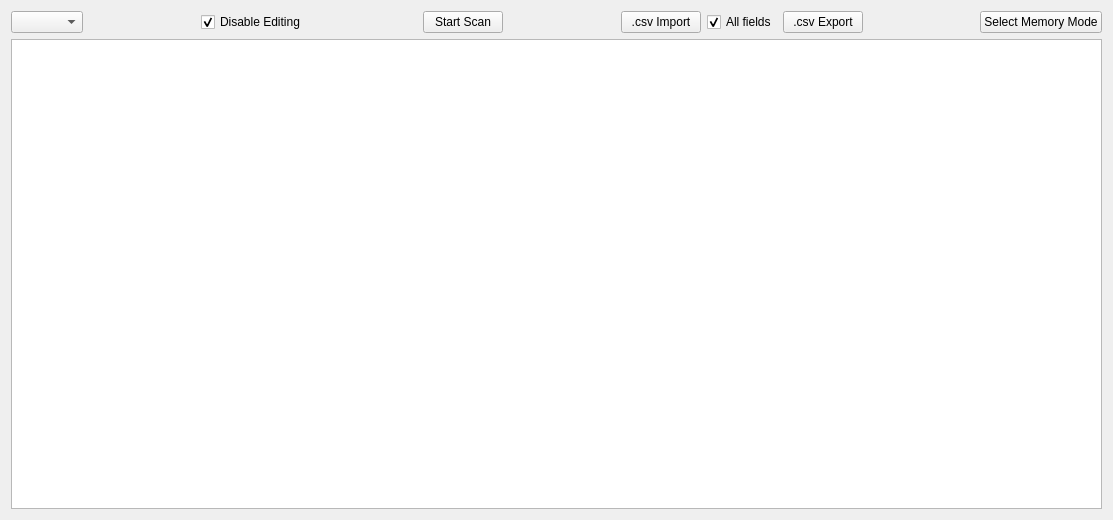
<?xml version="1.0" encoding="UTF-8"?>
<ui version="4.0">
 <class>memories</class>
 <widget class="QWidget" name="memories">
  <property name="geometry">
   <rect>
    <x>0</x>
    <y>0</y>
    <width>1113</width>
    <height>520</height>
   </rect>
  </property>
  <property name="windowTitle">
   <string>Memory Management</string>
  </property>
  <layout class="QGridLayout" name="gridLayout">
   <item row="0" column="0">
    <layout class="QVBoxLayout" name="verticalLayout">
     <property name="sizeConstraint">
      <enum>QLayout::SizeConstraint::SetMaximumSize</enum>
     </property>
     <item>
      <layout class="QHBoxLayout" name="horizontalLayout">
       <item>
        <widget class="QComboBox" name="group">
         <property name="accessibleName">
          <string>Memory Group</string>
         </property>
        </widget>
       </item>
       <item>
        <spacer name="horizontalSpacer_4">
         <property name="orientation">
          <enum>Qt::Orientation::Horizontal</enum>
         </property>
         <property name="sizeHint" stdset="0">
          <size>
           <width>40</width>
           <height>20</height>
          </size>
         </property>
        </spacer>
       </item>
       <item>
        <widget class="QCheckBox" name="disableEditing">
         <property name="text">
          <string>Disable Editing</string>
         </property>
         <property name="checked">
          <bool>true</bool>
         </property>
        </widget>
       </item>
       <item>
        <spacer name="horizontalSpacer_3">
         <property name="orientation">
          <enum>Qt::Orientation::Horizontal</enum>
         </property>
         <property name="sizeHint" stdset="0">
          <size>
           <width>40</width>
           <height>20</height>
          </size>
         </property>
        </spacer>
       </item>
       <item>
        <widget class="QPushButton" name="scanButton">
         <property name="text">
          <string>Start Scan</string>
         </property>
        </widget>
       </item>
       <item>
        <spacer name="horizontalSpacer">
         <property name="orientation">
          <enum>Qt::Orientation::Horizontal</enum>
         </property>
         <property name="sizeHint" stdset="0">
          <size>
           <width>40</width>
           <height>20</height>
          </size>
         </property>
        </spacer>
       </item>
       <item>
        <widget class="QPushButton" name="csvImport">
         <property name="text">
          <string>.csv Import</string>
         </property>
        </widget>
       </item>
       <item>
        <widget class="QCheckBox" name="checkAllFields">
         <property name="text">
          <string>All fields</string>
         </property>
         <property name="checked">
          <bool>true</bool>
         </property>
        </widget>
       </item>
       <item>
        <widget class="QPushButton" name="csvExport">
         <property name="text">
          <string>.csv Export</string>
         </property>
        </widget>
       </item>
       <item>
        <spacer name="horizontalSpacer_2">
         <property name="orientation">
          <enum>Qt::Orientation::Horizontal</enum>
         </property>
         <property name="sizeHint" stdset="0">
          <size>
           <width>40</width>
           <height>20</height>
          </size>
         </property>
        </spacer>
       </item>
       <item>
        <widget class="QPushButton" name="modeButton">
         <property name="text">
          <string>Select Memory Mode</string>
         </property>
        </widget>
       </item>
      </layout>
     </item>
     <item>
      <widget class="tableWidget" name="table">
       <property name="alternatingRowColors">
        <bool>true</bool>
       </property>
       <property name="selectionMode">
        <enum>QAbstractItemView::SelectionMode::SingleSelection</enum>
       </property>
       <property name="selectionBehavior">
        <enum>QAbstractItemView::SelectionBehavior::SelectItems</enum>
       </property>
       <property name="sortingEnabled">
        <bool>true</bool>
       </property>
       <attribute name="horizontalHeaderDefaultSectionSize">
        <number>39</number>
       </attribute>
       <attribute name="horizontalHeaderStretchLastSection">
        <bool>true</bool>
       </attribute>
       <attribute name="verticalHeaderVisible">
        <bool>false</bool>
       </attribute>
      </widget>
     </item>
    </layout>
   </item>
  </layout>
 </widget>
 <customwidgets>
  <customwidget>
   <class>tableWidget</class>
   <extends>QTableWidget</extends>
   <header location="global">tablewidget.h</header>
  </customwidget>
 </customwidgets>
 <resources/>
 <connections/>
</ui>
